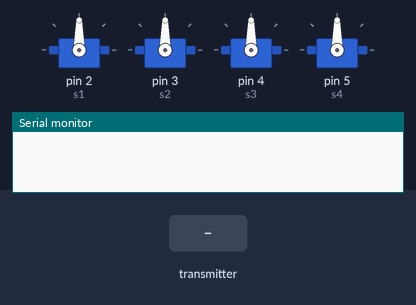
Bench run of a sketch on a simulated Arduino Uno, built with avr-gcc and run on an emulated ATmega328P. Shown: 4 × servo, the last lines printed to the serial monitor. The test bench sets the inputs (shaded band). No radio packets arrive unless stated.

Above: at 1.2 s.
1.3 s: the transmitter starts sending array.0 = 0
At 2.1 s:
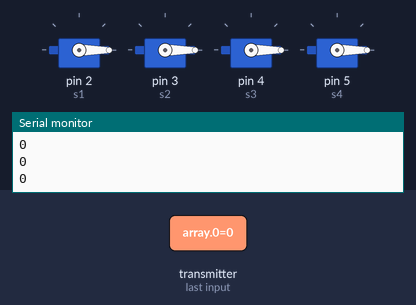
2.8 s: the transmitter starts sending array.1 = 256
At 3.2 s:
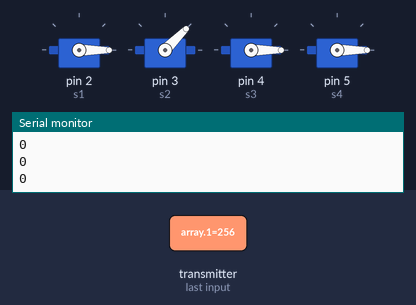
4.3 s: the transmitter starts sending array.2 = 256
At 5.5 s:
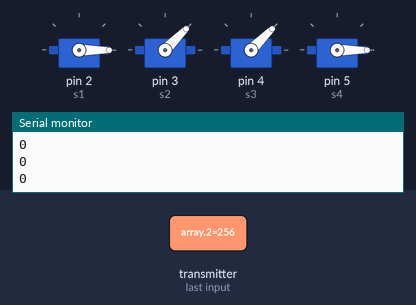
5.8 s: the transmitter starts sending array.3 = 256
At 6.7 s:
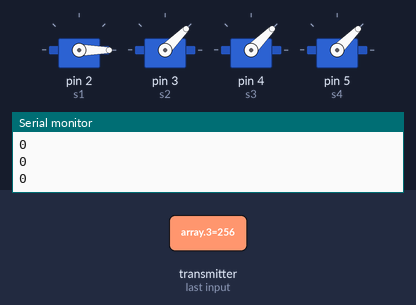
7.3 s: the transmitter starts sending array.0 = 256
At 7.9 s:
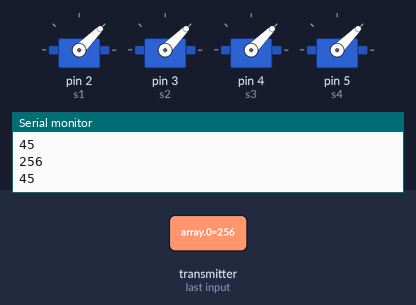
8.8 s: the transmitter starts sending array.1 = 0
At 10.2 s:
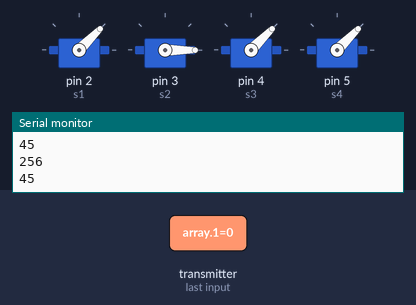
Timing chart, 0 to 11.3 s (numbered marks = the images above; inputs shaded):
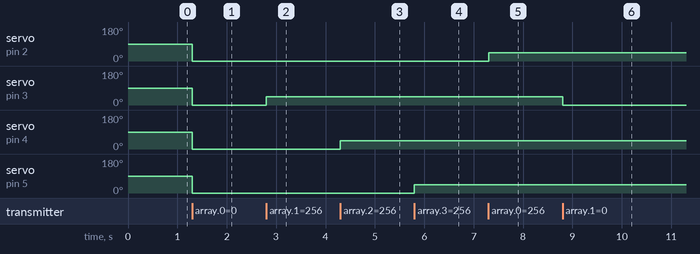

The sketch:

hackathon6.ino
```cpp
/*
* Arduino Wireless Communication Tutorial
*       Example 1 - Receiver Code
*
* by Dejan Nedelkovski, www.HowToMechatronics.com
*
* Library: TMRh20/RF24, https://github.com/tmrh20/RF24/
*/

#include <SPI.h>
#include <nRF24L01.h>
#include <RF24.h>
#include <Servo.h>

Servo s1;
Servo s2;
Servo s3;
Servo s4;

RF24 radio(7, 8); // CE, CSN

const byte address[6] = "00001";
const int num = 4;
int array[num];
int newArray[num];
int stickLeftX = 90;
int stickLeftY = 90;
int stickRightX = 90;
int stickRightY = 90;

void setup() {
  s1.attach(2);
  s2.attach(3);
  s3.attach(4);
  s4.attach(5);
  pinMode(7, OUTPUT);
  pinMode(8, OUTPUT);
  Serial.begin(9600);
  radio.begin();
  radio.openReadingPipe(0, address);
  radio.setPALevel(RF24_PA_MIN);
  radio.startListening();
}

void loop() {
  if (radio.available()){
    radio.read( &array, sizeof(array) );
    Serial.println(array[0]);
    stickLeftX = map(array[0], 0, 1023, 0, 180);
    stickLeftY = map(array[1], 0, 1023, 0, 180);
    stickRightX = map(array[2], 0, 1023, 0, 180);
    stickRightY = map(array[3], 0, 1023, 0, 180);
    Serial.println(stickLeftX);
   }
   //Serial.println(stickLeftX);
  s1.write(stickLeftX);
  s2.write(stickLeftY);
  s3.write(stickRightX);
  s4.write(stickRightY);
  //delay(100);
}
```

Measured:
- after the input at 1.3 s, servo on pin 2 (s1), servo on pin 3 (s2), servo on pin 4 (s3), servo on pin 5 (s4): 90° → 0° at once
- after the input at 2.8 s, servo on pin 3 (s2): 0° → 45° at once
- after the input at 4.3 s, servo on pin 4 (s3): 0° → 45° at once
- after the input at 5.8 s, servo on pin 5 (s4): 0° → 45° at once
- after the input at 7.3 s, servo on pin 2 (s1): 0° → 45° at once
- after the input at 8.8 s, servo on pin 3 (s2): 45° → 0° at once
